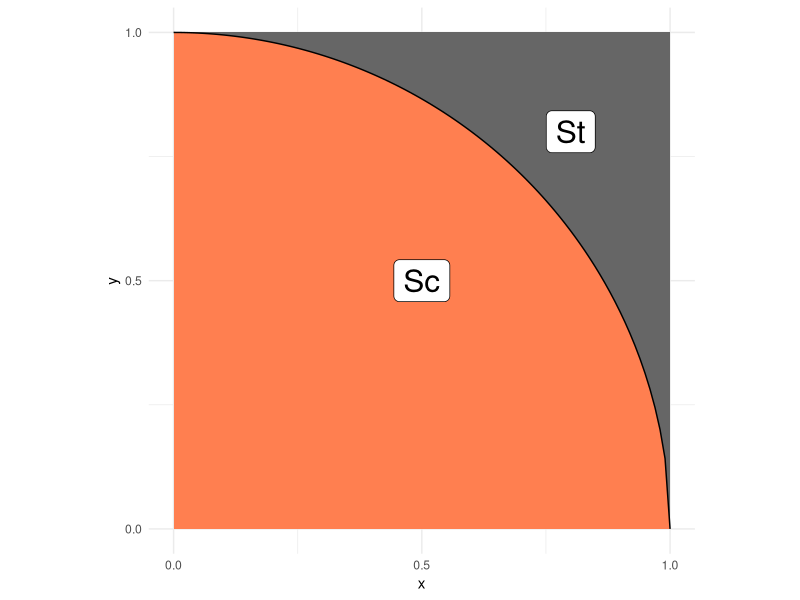
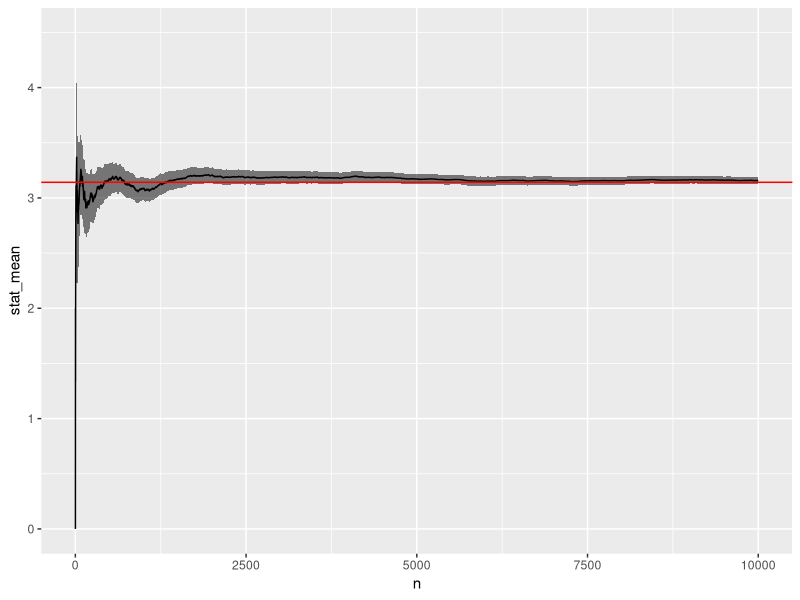
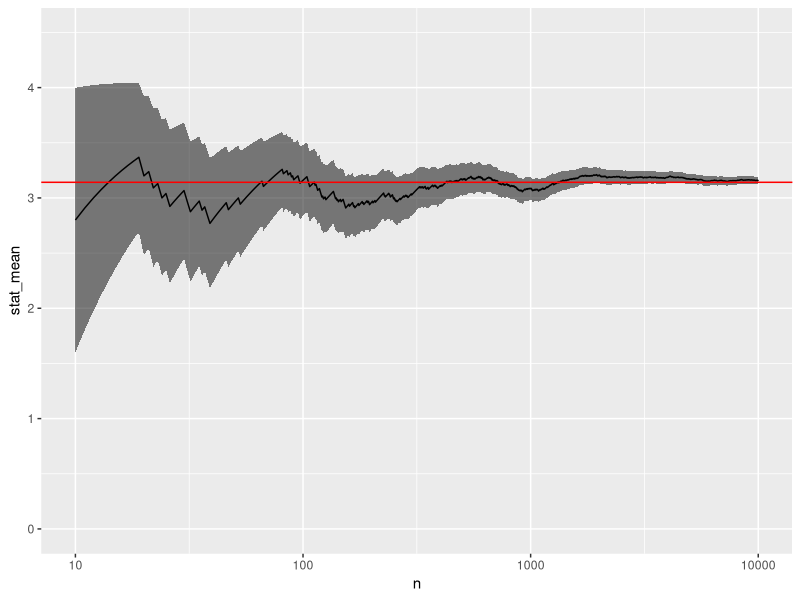
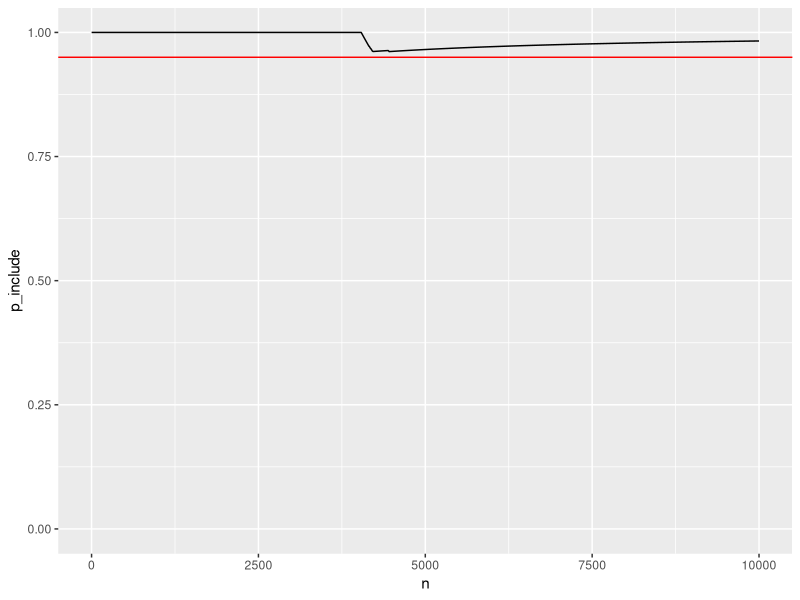
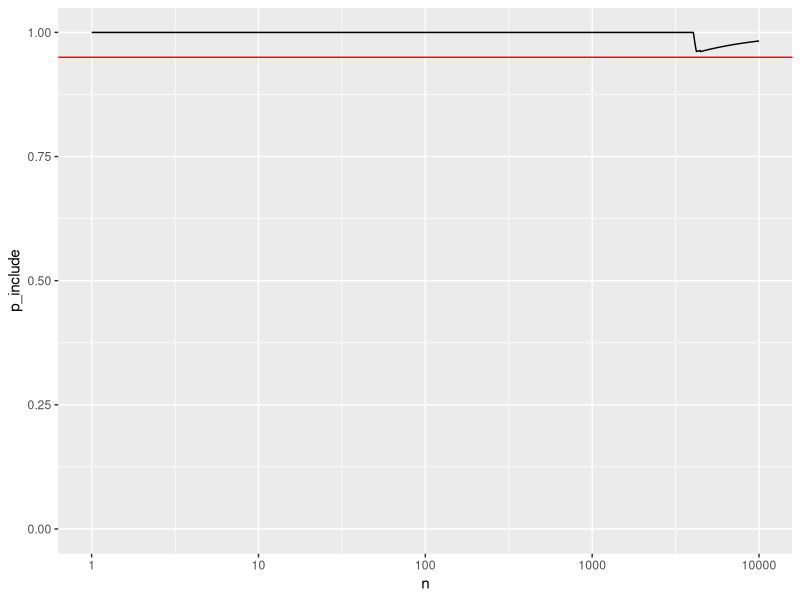

The R source for these figures, in order:
## ---- chunk 1
library(tidyverse)
library(zoo)
## ---- chunk 2
## NOTE: No need to edit; this visual helps explain the pi estimation scheme
tibble(x = seq(0, 1, length.out = 100)) %>%
  mutate(y = sqrt(1 - x^2)) %>%

  ggplot(aes(x, y)) +
  annotate(
    "rect",
    xmin = 0, ymin = 0, xmax = 1, ymax = 1,
    fill = "grey40",
    size = 1
  ) +
  geom_ribbon(aes(ymin = 0, ymax = y), fill = "coral") +
  geom_line() +
  annotate(
    "label",
    x = 0.5, y = 0.5, label = "Sc",
    size = 8
  ) +
  annotate(
    "label",
    x = 0.8, y = 0.8, label = "St",
    size = 8
  ) +
  scale_x_continuous(breaks = c(0, 1/2, 1)) +
  scale_y_continuous(breaks = c(0, 1/2, 1)) +
  theme_minimal() +
  coord_fixed()
## ---- chunk 3
## TASK: Choose a sample size and generate samples
n <- 10000
df_q1 <- 
  tibble(
    x = runif(n = n, min = 0, max = 1),
    y = runif(n = n, min = 0, max = 1)
  ) %>%
  mutate(stat = as.integer(y <= sqrt(1 - x^2))*4)
## ---- chunk 4
## TASK: Estimate pi using your data from q1
df_est <-
  df_q1 %>%
  mutate(stat_mean = cummean(stat))
pi_est <- 
  df_est %>%
  select(stat_mean) %>%
  tail(n = 1)
pi_est
## ---- chunk 5
ci <- .95
ci_mult <- qnorm( 1 - (1 - ci) / 2 )

df_ci <-
df_est %>%
  mutate(
    n = as.integer(rownames(.)),
    sd = rollapply(stat, 1:length(stat), sd, fill = NA, align = "right", partial = TRUE),
    se = sd / sqrt(n),
    ci_high = stat_mean + se * ci_mult,
    ci_low = stat_mean - se * ci_mult,
    include = as.integer((ci_low < pi) & (pi < ci_high)),
  )

df_ci$include[1] <- 1

df_include <-
df_ci %>%
  mutate(p_include = cummean(include))

## ---- chunk 6

df_ci %>% 
  ggplot(aes(x = n)) +
    geom_ribbon(aes(ymin = ci_low, ymax = ci_high), fill = "black", alpha = 0.5, color = NA) +
    geom_line(aes(y = stat_mean), color = "black") + 
    geom_hline(yintercept = pi, color = "red") +
  ylim(0,4.5)

df_ci %>% 
  ggplot(aes(x = n)) +
    geom_ribbon(aes(ymin = ci_low, ymax = ci_high), fill = "black", alpha = 0.5, color = NA) +
    geom_line(aes(y = stat_mean), color = "black") + 
    geom_hline(yintercept = pi, color = "red") +
  scale_x_continuous(limits = c(10, 10000), trans = "log10") +
  ylim(0,4.5)

df_include %>%
  ggplot(aes(x = n, y = p_include)) +
    geom_line() +
    geom_hline(yintercept = ci, color = "red") +
  ylim(0,1)

df_include %>%
  ggplot(aes(x = n, y = p_include)) +
    geom_line() +
    geom_hline(yintercept = ci, color = "red") +
  ylim(0,1) +
  scale_x_log10()
